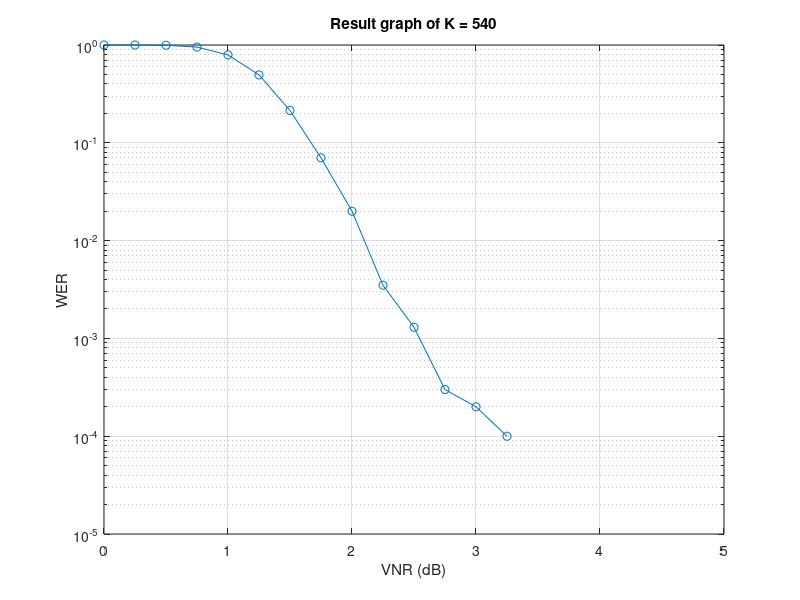

MATLAB code to generate this figure:
% load data
load('k=540.mat');

% Plot WER vs. VNR
figure;
semilogy(vnr_db_vec, wer, 'o-');  % Plot WER using a semi-logarithmic scale
xlabel('VNR (dB)');
ylabel('WER');
title('Result graph of K = 540');
grid on;  % Enable grid
